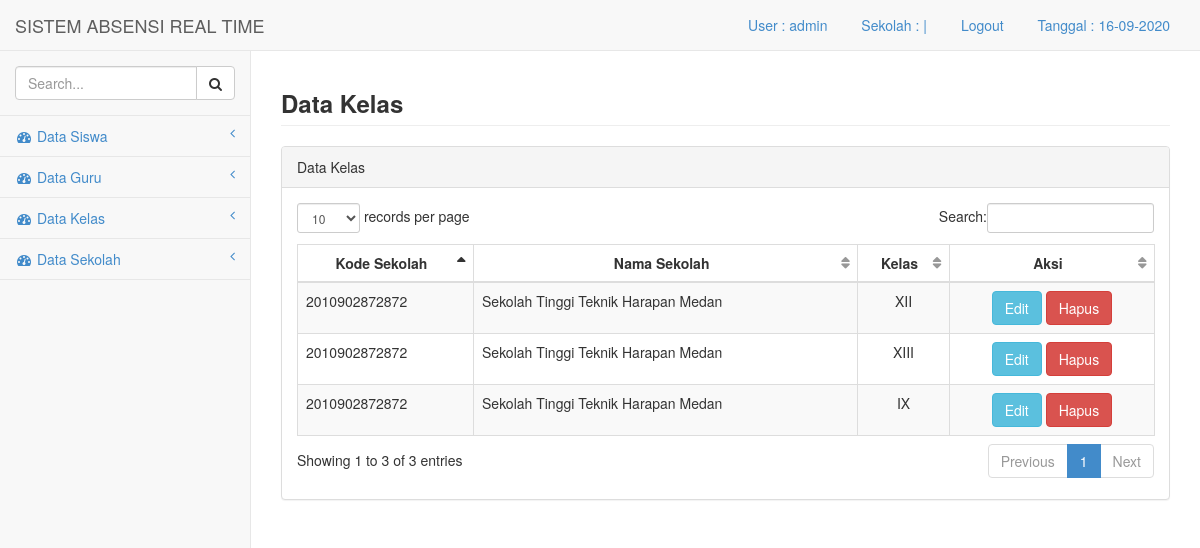
Screenshot of /media.php?module=kelas (signed in) with the database file from the repository.
### tables this page shows
CREATE TABLE IF NOT EXISTS `kelas` (
`idk` int(10) NOT NULL,
  `id` int(10) NOT NULL,
  `nama` varchar(50) NOT NULL
);

CREATE TABLE IF NOT EXISTS `sekolah` (
`id` int(10) NOT NULL,
  `kode` varchar(50) NOT NULL,
  `nama` varchar(100) NOT NULL,
  `alamat` text NOT NULL
);

### module/kelas/kelas.php (the view, shortened to what this page needs)
            <div class="row">
                <div class="col-lg-12">
					<h3 class="page-header"><strong>Data Kelas</strong></h3>
                </div>
            </div>
            <div class="row">
                <div class="col-lg-12">
                    <div class="panel panel-default">
                        <div class="panel-heading">
                            Data Kelas
                        </div>
                        <div class="panel-body">
                            <div class="table-responsive">
                                <table class="table table-striped table-bordered table-hover" id="dataTables-example">
                                    <thead>
                                        <tr>
                                            <th class="text-center">Kode Sekolah</th>
                                            <th class="text-center">Nama Sekolah</th>
                                            <th class="text-center">Kelas</th>
                                            <th class="text-center">Aksi</th>
                                        </tr>
                                    </thead>
                                    <tbody>
<?php
	$sql=mysql_query("select * from kelas");
	while($rs=mysql_fetch_array($sql)){
	$sqla=mysql_query("select * from sekolah where id='$rs[id]'");
	$rsa=mysql_fetch_array($sqla);
if($_SESSION['level']=="admin_guru"){
if($rsa['id']==$_SESSION['id']){
?>                                        <tr class="odd gradeX">
                                            <td><?php echo"$rsa[kode]";  ?></td>
                                            <td><?php echo"$rsa[nama]";  ?></td>
                                            <td class="text-center"><?php echo"$rs[nama]";  ?></td>
                                        <td class="text-center"><a href="./././media.php?module=input_kelas&act=edit_kelas&idk=<?php echo $rs['idk'] ?>"><button type="button" class="btn btn-info">Edit</button> <a href="././module/simpan.php?act=hapus_kelas&idk=<?php echo $rs['idk'] ?>"><button type="button" class="btn btn-danger">Hapus</button></a></td>
                                        </tr>
<?php
}
}else{
?>
                                        <tr class="odd gradeX">
                                            <td><?php echo"$rsa[kode]";  ?></td>
                                            <td><?php echo"$rsa[nama]";  ?></td>
                                            <td class="text-center"><?php echo"$rs[nama]";  ?></td>
                                        <td class="text-center"><a href="./././media.php?module=input_kelas&act=edit_kelas&idk=<?php echo $rs['idk'] ?>"><button type="button" class="btn btn-info">Edit</button> <a href="././module/simpan.php?act=hapus_kelas&idk=<?php echo $rs['idk'] ?>"><button type="button" class="btn btn-danger">Hapus</button></a></td>
                                        </tr>
<?php
	}
}
?>
                                    </tbody>
                                </table>
                            </div>
                        </div>
                    </div>
                </div>
            </div>

### css/sb-admin.css (style rules this page uses)
body { padding-top: 100px; background-color: #f8f8f8; }
@media (min-width:768px) { body { padding-top: 50px; } }
table.dataTable thead .sorting, table.dataTable thead .sorting_asc, table.dataTable thead .sorting_desc, table.dataTable thead .sorting_asc_disabled, table.dataTable thead .sorting_desc_disabled { background: transparent; }
table.dataTable thead .sorting_asc:after { content: "\f0de"; float: right; font-family: fontawesome; }
table.dataTable thead .sorting:after { content: "\f0dc"; float: right; font-family: fontawesome; color: rgba(50,50,50,.5); }

### rows the page displays
kelas: sekolah.kode "2010902872872", sekolah.nama "Sekolah Tinggi Teknik Harapan Medan", nama "XII"
kelas: sekolah.kode "2010902872872", sekolah.nama "Sekolah Tinggi Teknik Harapan Medan", nama "XIII"
kelas: sekolah.kode "2010902872872", sekolah.nama "Sekolah Tinggi Teknik Harapan Medan", nama "IX"

### other values shown
$usre "admin"
